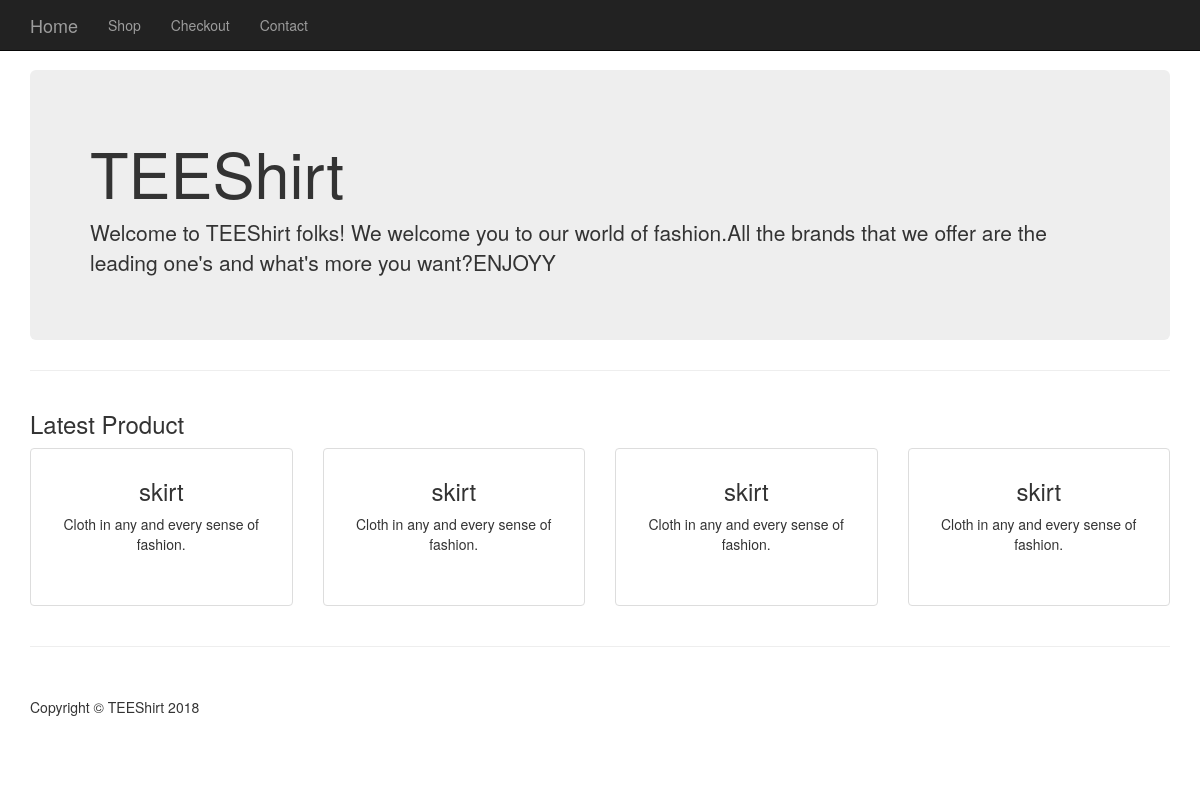
Screenshot of /category.php?id=32 with the database file from the repository.
### tables this page shows
CREATE TABLE `products` (
  `product_id` int(11) NOT NULL,
  `product_title` varchar(255) NOT NULL,
  `product_category_id` int(11) NOT NULL,
  `product_price` float NOT NULL,
  `product_quantity` int(11) NOT NULL,
  `product_description` text NOT NULL,
  `short_desc` text NOT NULL,
  `product_image` varchar(255) NOT NULL
);

### resources/functions.php (the view, shortened to what this page needs)
<?php
$upload_directory = "uploads";
function query($sql) {
global $connection;
return mysqli_query($connection, $sql);
}
function escape_string($string){
global $connection;
return mysqli_real_escape_string($connection, $string);
}
function fetch_array($result){
return mysqli_fetch_array($result);
}
function get_products_in_cat_page() {
$query = query(" SELECT * FROM products WHERE product_category_id = " . escape_string($_GET['id']) . " ");
while($row = fetch_array($query)) {
$product_image = display_image($row['product_image']);
$product = <<<DELIMETER
            <div class="col-md-3 col-sm-6 hero-feature">
                <div class="thumbnail">
                    <img src="../resources/{$product_image}" alt="">
                    <div class="caption">
                        <h3>{$row['product_title']}</h3>
                        <p>Cloth in any and every sense of fashion.</p>
                        <p>
                             </p>
                    </div>
                </div>
            </div>
DELIMETER;
echo $product;
		}
}
function display_image($picture) {
global $upload_directory;
return $upload_directory  . DS . $picture;
}
 ?>

### public/css/shop-homepage.css (style rules this page uses)
body { padding-top: 70px; }
.caption { height: 130px; overflow: hidden; }
.thumbnail { padding: 0; }

### public/css/styles.css (style rules this page uses)
.caption { height: 156px; }

### rows the page displays
products: product_title "skirt"
products: product_title "skirt"
products: product_title "skirt"
products: product_title "skirt"
